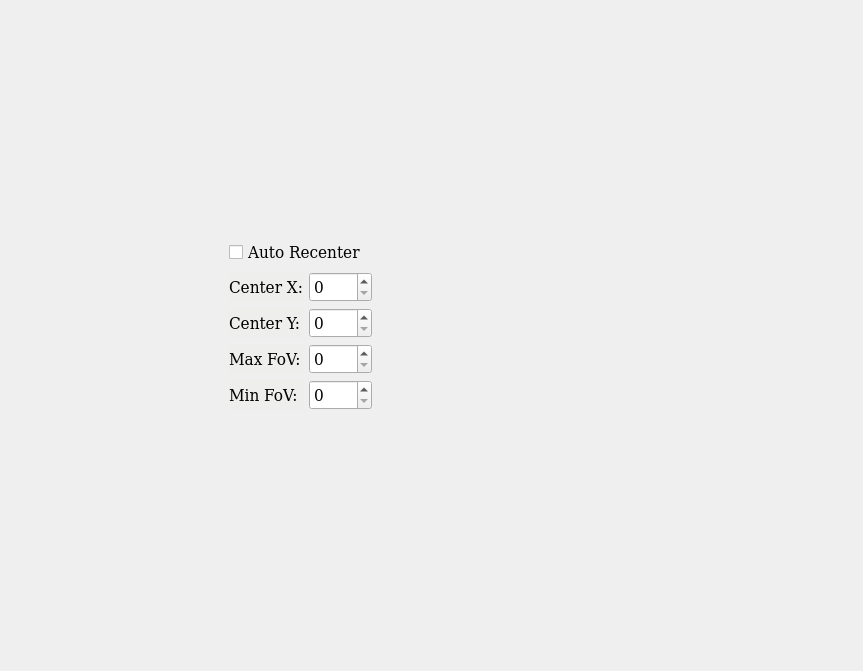
<?xml version="1.0" encoding="UTF-8"?>
<ui version="4.0">
 <class>Form</class>
 <widget class="QWidget" name="Form">
  <property name="geometry">
   <rect>
    <x>0</x>
    <y>0</y>
    <width>863</width>
    <height>671</height>
   </rect>
  </property>
  <property name="windowTitle">
   <string>Form</string>
  </property>
  <widget class="QFrame" name="frame_panorama">
   <property name="geometry">
    <rect>
     <x>220</x>
     <y>230</y>
     <width>161</width>
     <height>191</height>
    </rect>
   </property>
   <property name="font">
    <font>
     <family>DejaVu Serif Condensed</family>
     <pointsize>13</pointsize>
    </font>
   </property>
   <property name="frameShape">
    <enum>QFrame::NoFrame</enum>
   </property>
   <property name="frameShadow">
    <enum>QFrame::Raised</enum>
   </property>
   <layout class="QVBoxLayout" name="verticalLayout_2">
    <item>
     <widget class="QCheckBox" name="checkBox">
      <property name="text">
       <string>Auto Recenter</string>
      </property>
     </widget>
    </item>
    <item>
     <layout class="QGridLayout" name="gridLayout">
      <item row="0" column="0">
       <widget class="QLabel" name="labelIcx">
        <property name="minimumSize">
         <size>
          <width>0</width>
          <height>30</height>
         </size>
        </property>
        <property name="font">
         <font>
          <family>DejaVu Serif Condensed</family>
          <pointsize>13</pointsize>
         </font>
        </property>
        <property name="styleSheet">
         <string notr="true">background-color: rgb(238, 238, 236);</string>
        </property>
        <property name="frameShape">
         <enum>QFrame::NoFrame</enum>
        </property>
        <property name="frameShadow">
         <enum>QFrame::Plain</enum>
        </property>
        <property name="text">
         <string>Center X:</string>
        </property>
       </widget>
      </item>
      <item row="1" column="1">
       <widget class="QSpinBox" name="setIcy">
        <property name="minimumSize">
         <size>
          <width>0</width>
          <height>30</height>
         </size>
        </property>
       </widget>
      </item>
      <item row="2" column="1">
       <widget class="QSpinBox" name="max_pano">
        <property name="minimumSize">
         <size>
          <width>0</width>
          <height>30</height>
         </size>
        </property>
       </widget>
      </item>
      <item row="0" column="1">
       <widget class="QSpinBox" name="setIcx">
        <property name="minimumSize">
         <size>
          <width>0</width>
          <height>30</height>
         </size>
        </property>
       </widget>
      </item>
      <item row="2" column="0">
       <widget class="QLabel" name="labelMax">
        <property name="minimumSize">
         <size>
          <width>0</width>
          <height>30</height>
         </size>
        </property>
        <property name="font">
         <font>
          <family>DejaVu Serif Condensed</family>
          <pointsize>13</pointsize>
         </font>
        </property>
        <property name="styleSheet">
         <string notr="true">background-color: rgb(238, 238, 236);</string>
        </property>
        <property name="frameShape">
         <enum>QFrame::NoFrame</enum>
        </property>
        <property name="frameShadow">
         <enum>QFrame::Raised</enum>
        </property>
        <property name="text">
         <string>Max FoV:</string>
        </property>
       </widget>
      </item>
      <item row="1" column="0">
       <widget class="QLabel" name="labelIcy">
        <property name="minimumSize">
         <size>
          <width>0</width>
          <height>30</height>
         </size>
        </property>
        <property name="font">
         <font>
          <family>DejaVu Serif Condensed</family>
          <pointsize>13</pointsize>
         </font>
        </property>
        <property name="styleSheet">
         <string notr="true">background-color: rgb(238, 238, 236);</string>
        </property>
        <property name="frameShape">
         <enum>QFrame::NoFrame</enum>
        </property>
        <property name="frameShadow">
         <enum>QFrame::Raised</enum>
        </property>
        <property name="text">
         <string>Center Y:</string>
        </property>
       </widget>
      </item>
      <item row="3" column="0">
       <widget class="QLabel" name="labelMin">
        <property name="minimumSize">
         <size>
          <width>0</width>
          <height>30</height>
         </size>
        </property>
        <property name="font">
         <font>
          <family>DejaVu Serif Condensed</family>
          <pointsize>13</pointsize>
         </font>
        </property>
        <property name="styleSheet">
         <string notr="true">background-color: rgb(238, 238, 236);</string>
        </property>
        <property name="frameShape">
         <enum>QFrame::NoFrame</enum>
        </property>
        <property name="frameShadow">
         <enum>QFrame::Raised</enum>
        </property>
        <property name="text">
         <string>Min FoV:</string>
        </property>
       </widget>
      </item>
      <item row="3" column="1">
       <widget class="QSpinBox" name="min_pano">
        <property name="minimumSize">
         <size>
          <width>0</width>
          <height>30</height>
         </size>
        </property>
       </widget>
      </item>
     </layout>
    </item>
   </layout>
  </widget>
 </widget>
 <resources/>
 <connections/>
</ui>
